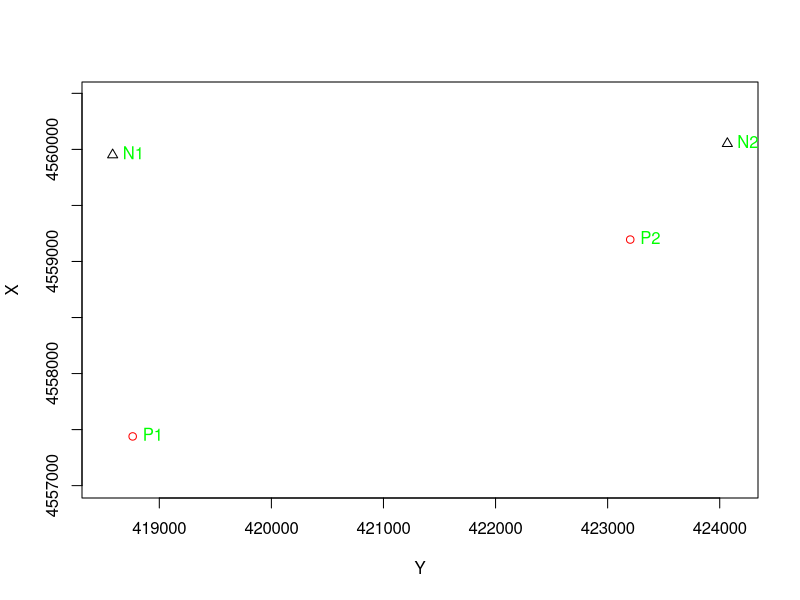

This figure's R source:

# Hansen problem
#https://www.wikiwand.com/en/Hansen%27s_problem
# Assist. Prof. Dr. Mustafa Zeybek


set.seed(4208)
#Params
ro <- 200/pi

# Observations
#coords
N1 <- c(4559950.9, 418583.68)
N2 <- c(4560051.805, 424068.155)

#Angle
a1 <- 75.39444 
a2 <- 5.14516
b1 <- 34.30717
b2 <- 140.0562
a <- a1 + a2
b <- b1 + b2
veri <- data.frame(N1,N2)
veri
delta <- veri$N2-veri$N1

delta_x <- delta[2]
delta_y <- delta[1]
if ((delta_x)>0 & (delta_y)>0) {
  semt<- atan((delta_x)/(delta_y))*ro   
} else if ((delta_x)>0 & (delta_y)<0){
  semt<- atan((delta_x)/(delta_y))*ro + 200   
} else if ((delta_x)<0 & (delta_y)<0) {
  semt<- atan((delta_x)/(delta_y)) * ro + 200   
} else {
  semt<- atan((delta_x)/(delta_y)) * ro + 400
}

N1N2.dist <- sqrt(delta_x^2 + delta_y^2)

nu <- atan(sin(a1/ro)*sin(b1/ro)*sin((a2+b)/ro) / (sin((a+b1)*1/ro)*sin(a2/ro)*sin(b2/ro)))*ro
fi_ksi <- (a2+b1)/2
fi_eksi <- atan(tan(fi_ksi/ro) * 1/tan((50+nu)/ro))*ro

fi <- fi_ksi + fi_eksi
ksi <- fi_ksi - fi_eksi

fi.u <- 200 -(a1+ksi)

semt1 <- semt + fi.u

dist.1 <- N1N2.dist*sin(ksi/ro)/sin(a1/ro)

x1 <- veri$N1[1] + dist.1*cos(semt1/ro)
y1 <- veri$N1[2] + dist.1*sin(semt1/ro)

fi.u2 <- fi.u - fi 
if (semt1>200) {
  semt2 <- semt1 - 200 + a
}else{
  semt2 <- semt1 + 200 + a
}
if (semt2 > 400) {
  semt2 <- semt2-400
}

dist.2 <- dist.1* sin(fi.u2/ro)/sin(b1/ro)

x2 <- x1 + dist.2*cos(semt2/ro)
y2 <- y1 + dist.2*sin(semt2/ro)

#control

ksi.u <- 200- (a2+b)


if (semt2>200) {
  semt3 <- semt2 - 200 + b
}else{
  semt3 <- semt2 + 200 + b
}
if (semt3 > 400) {
  semt3 <- semt3-400
}

dist.3 <- dist.2 * sin(a2/ro) / sin(ksi.u/ro)

Cx <- x2 + dist.3*cos(semt3/ro)
Cy <- y2 + dist.3*sin(semt3/ro)

# Deviations
veri$N2[1] - Cx
veri$N2[2] - Cy

#Plot

df <- data.frame(cbind(veri,c(x1,y1),c(x2,y2)))
xlim <- c(min(df[2,])-50, max(df[2,]+50))
ylim <- c(min(df[1,])-50, max(df[1,]+50))
colnames(df) <- c("N1","N2","P1","P2")
plot(df$N1[2],df$N1[1], xlab = "Y", ylab = "X", xlim = xlim, ylim = ylim, asp = 1, pch=2)
points(df$N2[2],df$N2[1], pch=2)
points(df$P1[2],df$P1[1], col="red")
points(df$P2[2],df$P2[1], col="red")
text(df[2,],df[1,], labels = colnames(df), pos = 4, col = "green")
